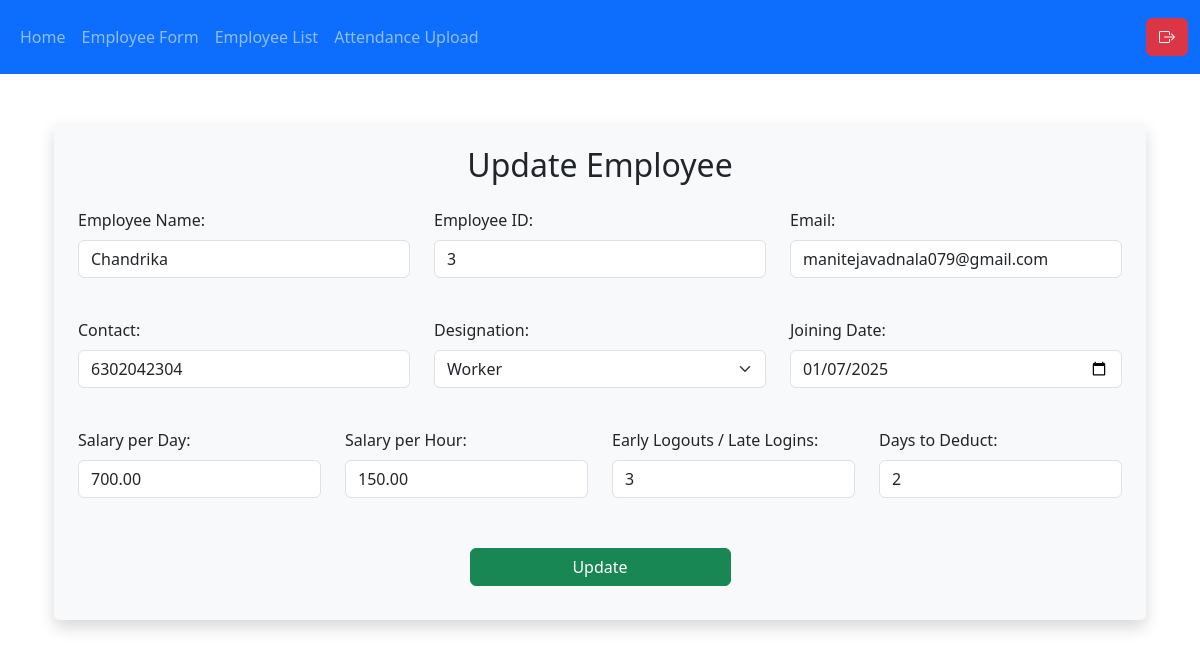
The app's page /employee-update/3/ (signed in) with its own data.
### bookstall/models.py (models this page shows, shortened)
class Employee(models.Model):
    name = models.CharField(max_length=100)
    employee_id = models.CharField(max_length=50,unique=True,default='unknown')
    email = models.EmailField(unique=True)
    contact = models.CharField(max_length=15)
    designation = models.CharField(max_length=50)
    joining_date = models.DateField()
    salary_per_day = models.DecimalField(max_digits=10, decimal_places=2,null=True)
    salary_per_hour = models.DecimalField(max_digits=10, decimal_places=2,null=True)
    early_logouts_late_logins = models.PositiveIntegerField(default=0)
    days_to_deduct = models.PositiveIntegerField(default=0)

### bookstall/employee_views.py (the view, shortened to what this page needs)
# urls.py: path('employee-update/<int:pk>/',login_required(employee_views.update_employee_view), name='update_employee'),
def update_employee_view(request, pk):
    employee = get_object_or_404(Employee, pk=pk)
    return render(request, 'employee/update_employee.html', {'employee': employee})

### bookstall/templates/employee/update_employee.html (shortened to what this page needs)
{% extends 'base.html' %}
{% block content %}
<div class="container mt-2">
    <form id="updateEmployeeForm" method="post" class="needs-validation shadow p-4 rounded bg-light" novalidate>
        <h2 class="text-center mb-4">Update Employee</h2>
        <div class="section mb-4">
            <div class="row mb-3">
                <div class="col-md-4">
                    <div class="mb-3">
                        <label for="employee_name" class="form-label">Employee Name:</label>
                        <input
                            type="text"
                            id="employee_name"
                            name="employee_name"
                            class="form-control"
                            value="{{ employee.name }}"
                            required
                            pattern="^[a-zA-Z\s.]+$">
                    </div>
                </div>
                <div class="col-md-4">
                    <div class="mb-3">
                        <label for="employee_id" class="form-label">Employee ID:</label>
                        <input
                            type="text"
                            id="employee_id"
                            name="employee_id"
                            class="form-control"
                            value="{{ employee.employee_id }}"
                            required
                            pattern="^[A-Za-z0-9]+$">
                    </div>
                </div>
                <div class="col-md-4">
                    <div class="mb-3">
                        <label for="email" class="form-label">Email:</label>
                        <input
                            type="email"
                            id="email"
                            name="email"
                            class="form-control"
                            value="{{ employee.email }}"
                            required>
                    </div>
                </div>
            </div>
        </div>
        <div class="section mb-4">
            <div class="row mb-3">
                <div class="col-md-4">
                    <div class="mb-3">
                        <label for="contact" class="form-label">Contact:</label>
                        <input
                            type="text"
                            id="contact"
                            name="contact"
                            class="form-control"
                            value="{{ employee.contact }}"
                            required
                            pattern="^\d{10}$">
                    </div>
                </div>
                <div class="col-md-4">
                    <div class="mb-3">
                        <label for="designation" class="form-label">Designation:</label>
                        <select
                            id="designation"
                            name="designation"
                            class="form-select"
                            required>
                            <option value="Worker" {% if employee.designation == 'Worker' %}selected{% endif %}>Worker</option>
                        </select>
                    </div>
                </div>
                <div class="col-md-4">
                    <div class="mb-3">
                        <label for="joining_date" class="form-label">Joining Date:</label>
                        <input
                            type="date"
                            id="joining_date"
                            name="joining_date"
                            class="form-control"
                            value="{{ employee.joining_date|date:'Y-m-d' }}"
                            required>
                    </div>
                </div>
            </div>
        </div>
        <div class="section mb-4">
            <div class="row mb-3">
                <div class="col-md-3">
                    <div class="mb-3">
                        <label for="salary_per_day" class="form-label">Salary per Day:</label>
                        <input
                            type="number"
                            id="salary_per_day"
                            name="salary_per_day"
                            class="form-control"
                            value="{{ employee.salary_per_day }}"
                            required
                            min="100">
                    </div>
                </div>
                <div class="col-md-3">
                    <div class="mb-3">
                        <label for="salary_per_hour" class="form-label">Salary per Hour:</label>
                        <input
                            type="number"
                            id="salary_per_hour"
                            name="salary_per_hour"
                            class="form-control"
                            value="{{ employee.salary_per_hour }}"
                            required
                            min="10">
                    </div>
                </div>
                <div class="col-md-3">
                    <div class="mb-3">
                        <label for="early_logouts_late_logins" class="form-label">Early Logouts / Late Logins:</label>
                        <input
                            type="number"
                            id="early_logouts_late_logins"
                            name="early_logouts_late_logins"
                            class="form-control"
                            value="{{ employee.early_logouts_late_logins }}"
                            required
                            min="0">
                    </div>
                </div>
                <div class="col-md-3">
                    <div class="mb-3">
                        <label for="days_to_deduct" class="form-label">Days to Deduct:</label>
                        <input
                            type="number"
                            id="days_to_deduct"
                            name="days_to_deduct"
                            class="form-control"
                            value="{{ employee.days_to_deduct }}"
                            required
                            min="0">
                    </div>
                </div>
            </div>
        </div>
        <div class="d-flex justify-content-center">
            <button type="submit" class="btn btn-success w-25">Update</button>
        </div>
    </form>
</div>
{% endblock %}

### bookstall/templates/base.html (style rules this page uses)
button { margin: 10px 0; padding: 8px 16px; background-color: #28a745; color: #fff; border: none; cursor: pointer; }

### records on screen
Employee: employee_name "Chandrika", employee_id "3", email "manitejavadnala079@gmail.com", contact "6302042304", designation "Worker", joining_date "01/07/2025", salary_per_day "700.00", salary_per_hour "150.00", early_logouts_late_logins "3", days_to_deduct "2"
